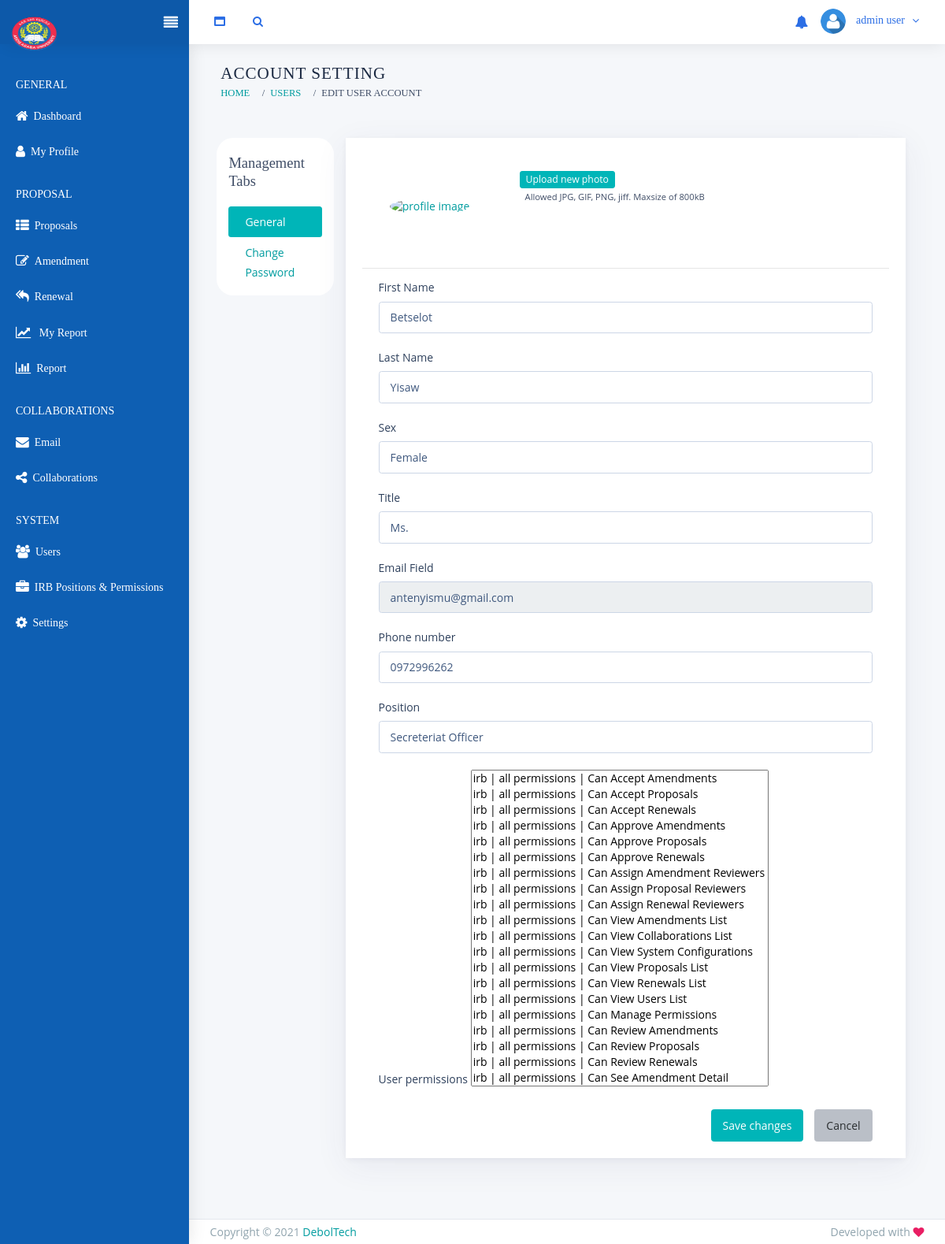
Screenshot of /accounts/edit_user_account/2/ (signed in) with the database file from the repository.
### accounts/models.py (models this page shows, shortened)
class UserAccount(AbstractBaseUser, PermissionsMixin):
    email = models.EmailField(verbose_name="Email Field", unique=True)
    title = models.ForeignKey(Title, on_delete=models.CASCADE, blank=True, null=True, help_text="Your professional title, if any.")
    first_name = models.CharField(verbose_name="First Name", max_length=150, validators = [MinLengthValidator(2)])
    last_name = models.CharField(verbose_name="Last Name", max_length=150, validators = [MinLengthValidator(2)])
    full_name = models.CharField(verbose_name="Full Name", max_length=300, blank=True, editable=False,
                help_text=" This is a system generated value, since it is mostly used it's better to store it once and access it without"
                            "evaluating it for every page, cz when evaluated another sql query is need to fetch the name of the title. (not fair!) " )
    phone_number = models.CharField(max_length=150, blank=True, default="", null=True )
    sex = models.CharField(choices=GENDERS, max_length=6, blank=True)
    profile_image = models.ImageField(upload_to = 'Accounts/ProfileImages', blank = True,
                                    validators =[FileExtensionValidator(allowed_extensions=allowed_image_extensions)] )
    is_active = models.BooleanField(default=False,help_text=('Designates whether this user should be treated as active. '),)
    status = models.IntegerField(default = 0, choices=USER_STATUS, help_text= "Identifies the status of each user")
    is_staff = models.BooleanField(default=False)
    is_customer = models.BooleanField(default=False)
    position = models.ForeignKey(Position, on_delete=models.SET_NULL, blank=True, null=True)
    date_joined = models.DateTimeField( auto_now_add=True, editable=False)
    created_by = models.ForeignKey('self', blank=True, null=True, on_delete=models.CASCADE, help_text=('If a user is created by another user'))
    objects = UserAccountManager()
    EMAIL_FIELD = 'email'
    USERNAME_FIELD = 'email'
    REQUIRED_FIELDS = ['first_name', 'last_name']
    class Meta:
        verbose_name = 'User Account'
        verbose_name_plural = 'User Accounts'
        ordering=('-date_joined',)
    def get_position_permissions(self, obj=None):
        permissions = set()
        if self.position:
            perms = self.position.permissions.values_list('content_type__app_label', 'codename').order_by()
            permissions.update({"%s.%s" % (ct, name) for ct, name in perms})
        return permissions
    def get_all_permissions(self, obj=None):
        default = _user_get_permissions(self, obj, 'user') #django's default return value, then add the permission owned by his position
        default.update(self.get_position_permissions())
        return default
    def has_perm(self, perm, obj=None):
        if self.is_active and self.is_superuser:
            return True
        elif _user_has_perm(self, perm, obj) or self.has_position_perm(perm):
            return True
        return False
    def has_perms(self, perm_list, obj=None):
        return all(self.has_perm(perm, obj) for perm in perm_list)

### accounts/views.py (the view, shortened to what this page needs)
# urls.py: path('edit_user_account/<int:user_id>/', EditUserAccount.as_view(), name="edit_user_account"),
@method_decorator(staff_required(), 'dispatch')
class EditUserAccount( PermissionRequiredMixin, View):
    permission_required = ['irb.can_update_user']
    def get(self, *args, **kwargs):
        user_id = kwargs['user_id']
        user = UserAccount.objects.get(id=user_id)
        if user == self.request.user:
            return redirect("accounts:my_profile")
        user_account_form = UserAccountForm(instance=user, edit=True)
        reset_password_form = ChangePasswordForm()
        reset_password_form.fields.pop('current_password')
        user_id_field = forms.IntegerField(widget=forms.NumberInput(attrs={
            'type': 'hidden',
            'value': user_id,
        }))
        reset_password_form.fields.update({'user_id': user_id_field})
        return render(self.request, 'accounts/edit_account.html', {
            'user_account_form': user_account_form,
            'profile_image':user.profile_image,
            'password_form': reset_password_form,
            'user_account': user,
        })

### accounts/forms.py
class ChangePasswordForm(forms.Form):
    current_password = forms.CharField(widget=forms.PasswordInput(attrs={
        'class': 'form-control',
        'placeholder': 'Current password',
        'minlength': "8",
    }))
    new_password = forms.CharField(widget=forms.PasswordInput(attrs={
        'class': 'form-control',
        'placeholder': 'New password',
        'minlength': "8",
    }))
    retype_new_password = forms.CharField(widget=forms.PasswordInput(attrs={
        'class': 'form-control',
        'placeholder': 'Repeat new password',
        'minlength': "8",
    }))
    class Meta:
        fields = ['current_password', 'new_password', 'retype_new_password']

### accounts/models.py (called while the page is built)
def _user_get_permissions(user, obj, from_name):
    permissions = set()
    name = 'get_%s_permissions' % from_name
    for backend in auth.get_backends():
        if hasattr(backend, name):
            permissions.update(getattr(backend, name)(user, obj))
    return permissions

    def __str__(self):
        return self.name

    def __str__(self):
        return self.name

### accounts/utils.py (called while the page is built)
def user_is_active(user):
    if  user.is_active and user.status == 2:
        return True
    return False

def staff_is_active(user):
    if user_is_active(user) and user.is_staff:
        return True
    return False

def staff_required():
    def decorator(view_func):
        def wrap(request,*args,**kwargs):
            if not request.user.is_authenticated:
                return redirect("accounts:login")
            elif not staff_is_active(request.user):
                raise PermissionDenied
            else:
                return view_func(request,*args,**kwargs)
        return wrap
    return decorator

### irb/context_processors.py (called while the page is built)
def user_permissions(request):
    if request.user.is_authenticated and staff_is_active ( request.user ):
        return { 'irb_perms':request.user.get_all_permissions()}
    else:
        return { 'irb_perms':[]}

### templates/accounts/edit_account.html (shortened to what this page needs)
{% extends "staff/base.html" %}
{% load static %}
{% block title %} Account Setting {% endblock %}
{% block style %}
<link rel="stylesheet" type="text/css" href="{% static 'staff/vendors/css/tables/datatable/datatables.min.css' %}">
<link rel="stylesheet" type="text/css" href="{% static 'staff/vendors/css/tables/extensions/buttons.dataTables.min.css' %}">
<link rel="stylesheet" type="text/css" href="{% static 'staff/vendors/css/tables/datatable/buttons.bootstrap4.min.css' %}">
<link rel="stylesheet" type="text/css" href="{% static 'staff/vendors/css/forms/listbox/bootstrap-duallistbox.min.css' %}">
<link rel="stylesheet" type="text/css" href="{% static 'staff/css/plugins/forms/dual-listbox.min.css' %}">
{% endblock %}
{% block breadcrumb %}
<div class="row breadcrumbs-top">
    <div class="breadcrumb-wrapper col-12">
      <ol class="breadcrumb">
        <li class="breadcrumb-item"><a href="{% url 'accounts:users_list' %}">Users</a></li>
        <li class="breadcrumb-item active">Edit User account
        </li>
      </ol>
    </div>
  </div>
{% endblock %}
{% block content %}
            <div class="content-wrapper">
              <div class="content-body">
                  <section id="page-account-settings">
                      <div class="row">
                          <div class="col-md-2 mb-2 mb-md-0  round height-200" style="background-color: white;">
                            <h4 class="mt-2 mb-2">Management Tabs</h4>
                              <ul class="nav nav-pills flex-column mt-md-0 mt-1">
                                  <li class="nav-item">
                                      <a class="nav-link d-flex active" id="account-pill-general" data-toggle="pill"
                                          href="#account-vertical-general" aria-expanded="true">
                                          General
                                      </a>
                                  </li>
                                  <li class="nav-item">
                                      <a class="nav-link d-flex" id="account-pill-password" data-toggle="pill" href="#account-vertical-password"
                                          aria-expanded="false">
                                          Change Password
                                      </a>
                                  </li>
                              </ul>
                          </div>
                          <div class="col-md-10">
                              <div class="card">
                                  <div class="card-content">
                                      <div class="card-body">
                                          <div class="tab-content">
                                              {% include "accounts/account_general.html" %}
                                          </div>
                                      </div>
                                  </div>
                              </div>
                          </div>
                      </div>
                  </section>
              </div>
            </div>
{% endblock %}

### templates/staff/header.html (shortened to what this page needs)
{%load static %}
<nav class="header-navbar navbar-expand-lg navbar navbar-with-menu fixed-top navbar-semi-dark navbar-shadow">
  <div class="navbar-wrapper">
    <div class="navbar-header">
      <ul class="nav navbar-nav flex-row">
        <li class="nav-item mr-auto"><a class="navbar-brand" href="/"><img class="brand-logo" width="60px" height="50px" alt="stack admin logo" src="{% static 'customer/img/logo.png' %}">
            </a></li>
        <li class="nav-item d-none d-lg-block nav-toggle"><a class="nav-link modern-nav-toggle pr-0" data-toggle="collapse"><i class="toggle-icon fa fa-align-justify  right font-medium-3 white  icon-toggle-right" data-ticon=".icon-toggle-right"></i></a></li>
      </ul>
    </div>
    <div class="navbar-container content">
      <div class="collapse navbar-collapse" id="navbar-mobile">
        <ul class="nav navbar-nav mr-auto float-left">
          <li class="nav-item d-none d-md-block"><a class="nav-link nav-link-expand" href="#"><i class="fa fa-window-maximize"></i></a></li>
          <li class="nav-item nav-search"><a class="nav-link nav-link-search" href="#"><i class="fa fa-search"></i></a>
          </li>
        </ul>
        <ul class="nav navbar-nav float-right">
          <li class="dropdown dropdown-notification nav-item">
            <a class="nav-link nav-link-label" href="#" data-toggle="dropdown">
              <i class="ficon fa fa-bell"></i>
            </a>
          </li>
          <li class="dropdown dropdown-user nav-item">
            <a class="dropdown-toggle nav-link dropdown-user-link" href="#" data-toggle="dropdown">
              <div class="avatar avatar-online" style="width:32px; height: 32px;">
                {% if user.profile_image %}
                  <img  style="width: 32px; height: 32px;" src="{{user.profile_image.url}}" alt="user profile image">
                {% else %}
                 <img style="width: 32px; height: 32px;" src="{% static 'customer/img/user.png' %}" alt="avatar">
                {% endif %}
              </div>
              <span class="user-name">{% if user %} {{user.full_name}} {% endif %}</span>
            </a>
          </li>
        </ul>
      </div>
    </div>
  </div>
</nav>

### templates/accounts/account_general.html (shortened to what this page needs)
{% load static %}
<div role="tabpanel" class="tab-pane active" id="account-vertical-general" aria-labelledby="account-pill-general" aria-expanded="true">
    <form method="POST" action="" enctype="multipart/form-data">
        <div class="media round">
            <div class="avatar avatar-online ml-2 mr-3 py-1" style="width:130px; height: 130px;">
                <a  href="{% if profile_image %}{{profile_image.url}} {% endif %} " target="_blank">
                    <img id="image_display" style="width: 120px; height: 120px;" src=" {% if profile_image %}{{profile_image.url}} {% endif %}"  alt="profile image" >
                </a>
            </div>
                <div class="media-body round mt-2 ">
                    <div class="col-12 px-0 d-flex flex-sm-row flex-column justify-content-start">
                        <label class="btn btn-sm btn-primary ml-50 mb-50 mb-sm-0 cursor-pointer"
                            for="account-upload">Upload new photo
                        </label>
                    </div>
                    <p class="text-muted ml-1 ">
                        <small>Allowed JPG, GIF, PNG, jiff. Maxsize of 800kB</small>
                    </p>
                </div>
        </div>
        <hr>
        <div class="row px-2 round ">
            {% for field in user_account_form %}
                {% if field.id_for_label == 'id_profile_image' %}
                {% else %}
                    <div class="col-12">
                        <div class="form-group">
                            <div class="controls">
                                <label for="{{ field.id_for_label }}">{{ field.label }}</label>
                                {{ field }}
                            </div>
                        </div>
                    </div>
                {% endif %}
            {% endfor %}
            <div class="col-12 d-flex flex-sm-row flex-column justify-content-end">
                <button type="submit" class="btn btn-primary mr-sm-1 mb-1 mb-sm-0">Save
                    changes</button>
                <button type="reset" class="btn btn-light">Cancel</button>
            </div>
        </div>
    </form>
</div>

### rows the page displays
UserAccount: profile_image (placeholder picture), full_name "admin user"
UserAccount: user_account_form "Betselot" "Yisaw" "Female" "Ms." "antenyismu@gmail.com" "0972996262" "Secreteriat Officer"

### other values shown
{{ field.label }} "First Name" "Last Name" "Sex" "Title" "Email Field" "Phone number" "Position" "User permissions"
